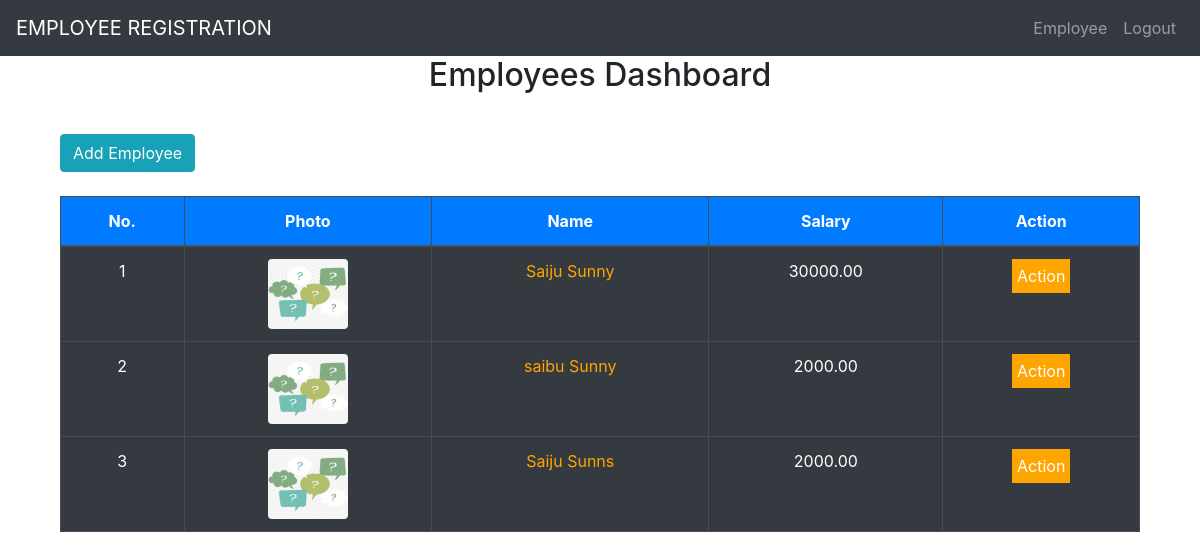
/allEmp/ (signed in), run on an earlier commit of the app's database.
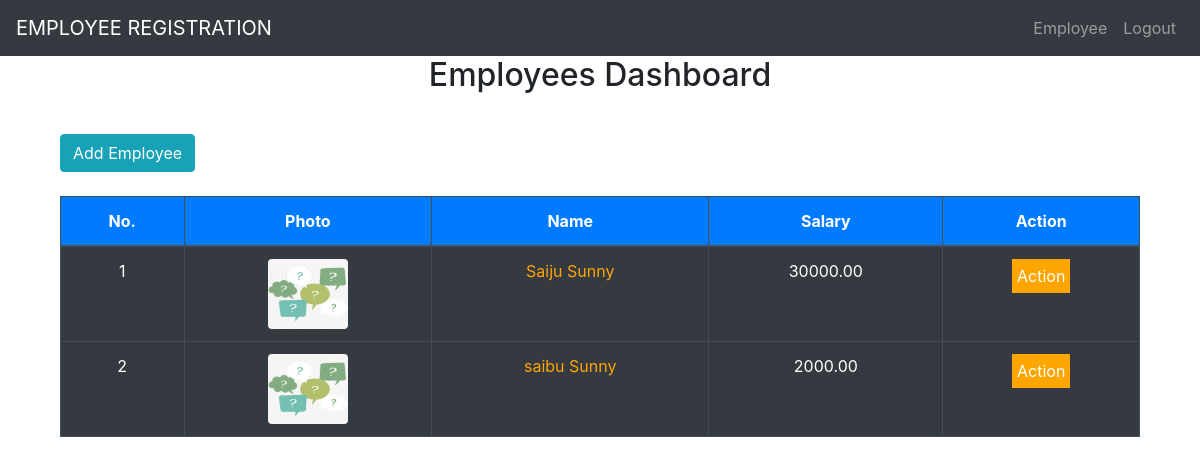
And on a later commit of the database.
### empl/models.py (models this page shows)
class Employee(models.Model):
    user = models.ForeignKey(User, on_delete=models.CASCADE, null=True)
    name = models.CharField(max_length=100)
    pic = models.ImageField(upload_to="uploads", default='e.png')
    mobile = models.CharField(unique=True, max_length=10)
    email = models.EmailField()
    salary = models.DecimalField(max_digits=8, decimal_places=2)
    datetime = models.DateTimeField(auto_now=True)

### empl/views.py (the view)
# urls.py: path('allEmp/', views.all_employees,name='allEmp'),
@login_required(login_url='adminlogin')
def all_employees(request):
    emps = Employee.objects.filter(user=request.user.id)
    context = {
        'emps': emps
    }
    return render(request, 'emp/index.html', context)

### empl/templates/emp/index.html (shortened to what this page needs)
{% extends 'base.html' %}
{% block content %}
<div class="container ">
  <h2 class="text-center">Employees Dashboard</h2>
    <a href="{% url 'addEmp' %}" class="btn btn-info my-4" s>Add Employee</a>
  <table class="table table-dark table-hover table-bordered text-center">
    <thead>
      <tr class="bg-primary text-white ">
         <th>No.</th>
        <th>Photo</th>
        <th>Name</th>
        <th>Salary</th>
        <th>Action</th>
      </tr>
    </thead>
    <tbody>
    {% if emps %}
    {% for e in emps %}
      <tr>
        <td>{{ forloop.counter}}</td>
        <td><img src="{{e.pic.url}}" width="80px" height="70px" class="rounded"></td>
        <td><a href="{% url 'oneEmp' e.id %}" id="vie" title="Click To View Employee Details">{{e.name}}</a></td>
          <td>{{e.salary}}</td>
          <td>
            <div class="dropdown">
                <button class="dropbtn">Action</button>
              </div>
        </td>
      </tr>
    {% endfor %}
    {% endif %}
    </tbody>
  </table>
</div>
{% endblock %}

What changed in the data, as far as the page shows it:
removed Employee: pic (picture), name "Saiju Sunns", salary "2000.00"
